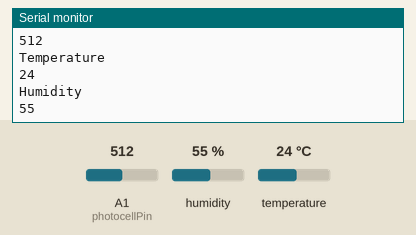
Simulated run of this sketch. Board: Arduino Uno, built with avr-gcc and run on an emulated ATmega328P. Shown: the last lines printed to the serial monitor. Wiring (inferred from the names in the program): DHT11 sensor: data pin 7. Inputs (shaded band) come from the test bench; at power-on: humidity 55 %, A1 (photocellPin) = 512, temperature 24 °C.

Above: at 5.8 s.
5.9 s: humidity set to 22 %
At 10.17 s:
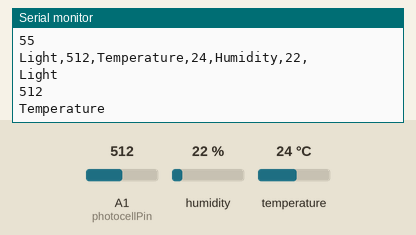
11.9 s: A1 (photocellPin) set to 716
At 15.7 s:
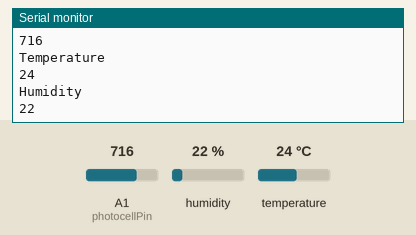
17.9 s: temperature set to 12 °C
At 20.9 s:
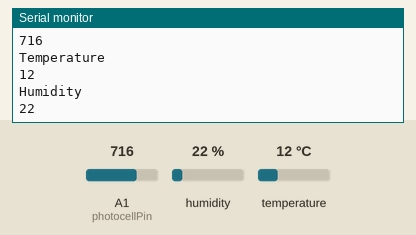
23.9 s: A1 (photocellPin) set to 900
At 25.29 s:
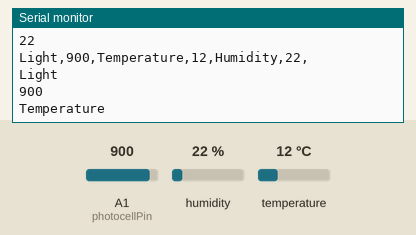
29.9 s: humidity set to 40 %
At 31.5 s:
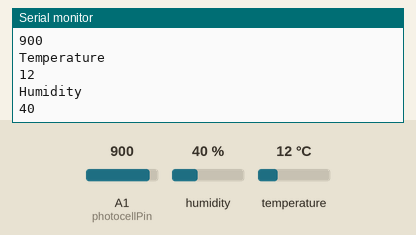
Timing chart, 0 to 33.0 s (numbered marks = the images above; inputs shaded):
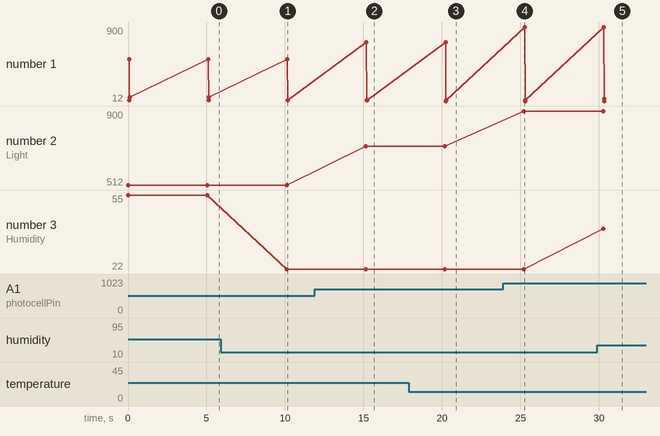

Measured:
- after the input at 5.9 s, the serial monitor: prints a new line after 4.2 s (image 1)
- after the input at 11.9 s, the serial monitor: prints a new line after 3.2 s (image 2)
- after the input at 17.9 s, the serial monitor: prints a new line after 2.3 s (image 3)
- after the input at 23.9 s, the serial monitor: prints a new line after 1.3 s (image 4)
- after the input at 29.9 s, the serial monitor: prints a new line after 0.37 s (image 5)
- plotted number 1: 55 → 22 after the input at 5.9 s, 22 → 40 after the input at 29.9 s
- plotted number 2: 512 → 716 after the input at 11.9 s, 716 → 900 after the input at 23.9 s
- plotted number 3: 55 → 22 after the input at 5.9 s, 22 → 40 after the input at 29.9 s

The sketch:

strtest.ino
```cpp
#include <SoftwareSerial.h>
#include <dht.h>

SoftwareSerial wifiSerial(4, 5);
dht dhtData;

const int photocellPin = A1;
const int dhtPin = 7;

int loopCounter;
const char delim = ',';
const char* delim1 = ",";
char k[20];
int v;

void setup() {
  // Initialize input ports
  pinMode(photocellPin, INPUT);
  pinMode(dhtPin, INPUT);

  // Initialize serial ports
  Serial.begin(9600);
  wifiSerial.begin(9600);

  // Initialize data structure (will be transferred to ESP8266)
  loopCounter = 0;
}

void loop() {
  dhtData.read11(dhtPin);

  /*data["Light"] = analogRead(photocellPin);
  data["Temperature"] = (int)dhtData.temperature;
  data["Humidity"] = (int)dhtData.humidity;

  dataString = "";
  for(map<char*,int>::iterator it = data.begin(); it != data.end(); ++it) {
    dataString += it->first + elementDelim + data[it->first] + arrayDelim;
  }


  Serial.println(dataString);*/

    String Summary =
      createItem("Light", analogRead(photocellPin)) +
      createItem("Temperature", (int)dhtData.temperature) +
      createItem("Humidity", (int)dhtData.humidity);


    /*String Summary =
      "Light," + String(analogRead(photocellPin), DEC) +
      ",Temperature," + String((int)dhtData.temperature, DEC) +
      ",Humidity," + String((int)dhtData.humidity, DEC);*/

    Serial.println(Summary);

    String dataString = Summary;

    char dataArr[dataString.length()];
    dataString.toCharArray(dataArr, dataString.length());
    char* item = strtok(dataArr, delim1);
    while(item != 0) {
      strcpy(k,item);
      item = strtok(0, delim1);
      v = atoi(item);
      item = strtok(0, delim1);

      Serial.println(k);
      Serial.println(v);
    }

    delay(5000);
}

String createItem(String key, int value) {
  return (key + delim + String(value) + delim);
}
```
